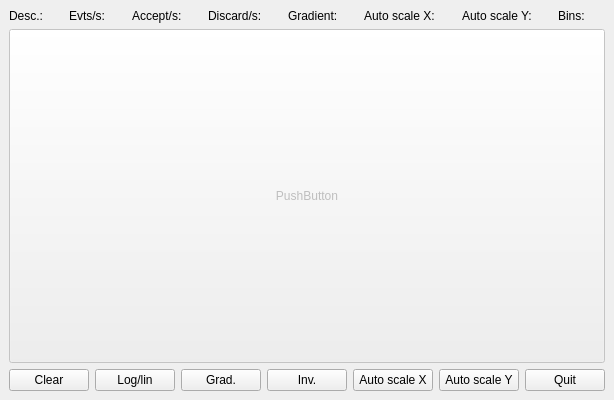
<?xml version="1.0" encoding="UTF-8"?>
<ui version="4.0">
 <class>MainWindow</class>
 <widget class="QMainWindow" name="MainWindow">
  <property name="geometry">
   <rect>
    <x>0</x>
    <y>0</y>
    <width>600</width>
    <height>400</height>
   </rect>
  </property>
  <property name="sizePolicy">
   <sizepolicy hsizetype="Expanding" vsizetype="Expanding">
    <horstretch>0</horstretch>
    <verstretch>0</verstretch>
   </sizepolicy>
  </property>
  <property name="maximumSize">
   <size>
    <width>4000</width>
    <height>4000</height>
   </size>
  </property>
  <property name="windowTitle">
   <string>MainWindow</string>
  </property>
  <widget class="QWidget" name="centralwidget">
   <property name="sizePolicy">
    <sizepolicy hsizetype="Expanding" vsizetype="Expanding">
     <horstretch>0</horstretch>
     <verstretch>0</verstretch>
    </sizepolicy>
   </property>
   <property name="minimumSize">
    <size>
     <width>0</width>
     <height>0</height>
    </size>
   </property>
   <property name="maximumSize">
    <size>
     <width>4000</width>
     <height>4000</height>
    </size>
   </property>
   <layout class="QVBoxLayout" name="verticalLayout">
    <item>
     <layout class="QHBoxLayout" name="StatusLineTop">
      <property name="sizeConstraint">
       <enum>QLayout::SetMaximumSize</enum>
      </property>
      <item>
       <widget class="QLabel" name="lblDescription">
        <property name="sizePolicy">
         <sizepolicy hsizetype="Fixed" vsizetype="Minimum">
          <horstretch>0</horstretch>
          <verstretch>0</verstretch>
         </sizepolicy>
        </property>
        <property name="text">
         <string>Desc.:</string>
        </property>
       </widget>
      </item>
      <item>
       <widget class="QLabel" name="lblDescriptionText">
        <property name="sizePolicy">
         <sizepolicy hsizetype="Preferred" vsizetype="Minimum">
          <horstretch>0</horstretch>
          <verstretch>0</verstretch>
         </sizepolicy>
        </property>
        <property name="text">
         <string/>
        </property>
       </widget>
      </item>
      <item>
       <widget class="QLabel" name="lblEventRate">
        <property name="sizePolicy">
         <sizepolicy hsizetype="Minimum" vsizetype="Minimum">
          <horstretch>0</horstretch>
          <verstretch>0</verstretch>
         </sizepolicy>
        </property>
        <property name="text">
         <string>Evts/s:</string>
        </property>
       </widget>
      </item>
      <item>
       <widget class="QLabel" name="lblEventRateText">
        <property name="sizePolicy">
         <sizepolicy hsizetype="Preferred" vsizetype="Minimum">
          <horstretch>0</horstretch>
          <verstretch>0</verstretch>
         </sizepolicy>
        </property>
        <property name="text">
         <string/>
        </property>
       </widget>
      </item>
      <item>
       <widget class="QLabel" name="lblAcceptRate">
        <property name="sizePolicy">
         <sizepolicy hsizetype="Minimum" vsizetype="Minimum">
          <horstretch>0</horstretch>
          <verstretch>0</verstretch>
         </sizepolicy>
        </property>
        <property name="text">
         <string>Accept/s:</string>
        </property>
       </widget>
      </item>
      <item>
       <widget class="QLabel" name="lblAcceptRateText">
        <property name="sizePolicy">
         <sizepolicy hsizetype="Preferred" vsizetype="Minimum">
          <horstretch>0</horstretch>
          <verstretch>0</verstretch>
         </sizepolicy>
        </property>
        <property name="text">
         <string/>
        </property>
       </widget>
      </item>
      <item>
       <widget class="QLabel" name="lblDiscardedPixels">
        <property name="sizePolicy">
         <sizepolicy hsizetype="Minimum" vsizetype="Minimum">
          <horstretch>0</horstretch>
          <verstretch>0</verstretch>
         </sizepolicy>
        </property>
        <property name="text">
         <string>Discard/s:</string>
        </property>
       </widget>
      </item>
      <item>
       <widget class="QLabel" name="lblDiscardedPixelsText">
        <property name="sizePolicy">
         <sizepolicy hsizetype="Preferred" vsizetype="Minimum">
          <horstretch>0</horstretch>
          <verstretch>0</verstretch>
         </sizepolicy>
        </property>
        <property name="text">
         <string/>
        </property>
       </widget>
      </item>
      <item>
       <widget class="QLabel" name="lblGradient">
        <property name="sizePolicy">
         <sizepolicy hsizetype="Preferred" vsizetype="Minimum">
          <horstretch>0</horstretch>
          <verstretch>0</verstretch>
         </sizepolicy>
        </property>
        <property name="text">
         <string>Gradient:</string>
        </property>
       </widget>
      </item>
      <item>
       <widget class="QLabel" name="lblGradientText">
        <property name="sizePolicy">
         <sizepolicy hsizetype="Preferred" vsizetype="Minimum">
          <horstretch>0</horstretch>
          <verstretch>0</verstretch>
         </sizepolicy>
        </property>
        <property name="text">
         <string/>
        </property>
       </widget>
      </item>
      <item>
       <widget class="QLabel" name="lblAutoScaleX">
        <property name="sizePolicy">
         <sizepolicy hsizetype="Preferred" vsizetype="Minimum">
          <horstretch>0</horstretch>
          <verstretch>0</verstretch>
         </sizepolicy>
        </property>
        <property name="text">
         <string>Auto scale X:</string>
        </property>
       </widget>
      </item>
      <item>
       <widget class="QLabel" name="lblAutoScaleXText">
        <property name="sizePolicy">
         <sizepolicy hsizetype="Preferred" vsizetype="Minimum">
          <horstretch>0</horstretch>
          <verstretch>0</verstretch>
         </sizepolicy>
        </property>
        <property name="text">
         <string/>
        </property>
       </widget>
      </item>
      <item>
       <widget class="QLabel" name="lblAutoScaleY">
        <property name="sizePolicy">
         <sizepolicy hsizetype="Preferred" vsizetype="Minimum">
          <horstretch>0</horstretch>
          <verstretch>0</verstretch>
         </sizepolicy>
        </property>
        <property name="text">
         <string>Auto scale Y:</string>
        </property>
       </widget>
      </item>
      <item>
       <widget class="QLabel" name="lblAutoScaleYText">
        <property name="sizePolicy">
         <sizepolicy hsizetype="Preferred" vsizetype="Minimum">
          <horstretch>0</horstretch>
          <verstretch>0</verstretch>
         </sizepolicy>
        </property>
        <property name="text">
         <string/>
        </property>
       </widget>
      </item>
      <item>
       <widget class="QLabel" name="lblBinSize">
        <property name="sizePolicy">
         <sizepolicy hsizetype="Preferred" vsizetype="Minimum">
          <horstretch>0</horstretch>
          <verstretch>0</verstretch>
         </sizepolicy>
        </property>
        <property name="text">
         <string>Bins:</string>
        </property>
       </widget>
      </item>
      <item>
       <widget class="QLabel" name="lblBinSizeText">
        <property name="sizePolicy">
         <sizepolicy hsizetype="Preferred" vsizetype="Minimum">
          <horstretch>0</horstretch>
          <verstretch>0</verstretch>
         </sizepolicy>
        </property>
        <property name="text">
         <string/>
        </property>
       </widget>
      </item>
     </layout>
    </item>
    <item>
     <layout class="QGridLayout" name="gridLayout">
      <property name="sizeConstraint">
       <enum>QLayout::SetDefaultConstraint</enum>
      </property>
      <item row="0" column="0">
       <widget class="QPushButton" name="pushButtonUnused">
        <property name="enabled">
         <bool>false</bool>
        </property>
        <property name="sizePolicy">
         <sizepolicy hsizetype="Minimum" vsizetype="Expanding">
          <horstretch>0</horstretch>
          <verstretch>0</verstretch>
         </sizepolicy>
        </property>
        <property name="text">
         <string>PushButton</string>
        </property>
       </widget>
      </item>
     </layout>
    </item>
    <item>
     <layout class="QHBoxLayout" name="BottomButtonRow">
      <item>
       <widget class="QPushButton" name="pushButtonClear">
        <property name="text">
         <string>Clear</string>
        </property>
       </widget>
      </item>
      <item>
       <widget class="QPushButton" name="pushButtonLog">
        <property name="text">
         <string>Log/lin</string>
        </property>
       </widget>
      </item>
      <item>
       <widget class="QPushButton" name="pushButtonGradient">
        <property name="text">
         <string>Grad.</string>
        </property>
       </widget>
      </item>
      <item>
       <widget class="QPushButton" name="pushButtonInvert">
        <property name="text">
         <string>Inv.</string>
        </property>
       </widget>
      </item>
      <item>
       <widget class="QPushButton" name="pushButtonAutoScaleX">
        <property name="text">
         <string>Auto scale X</string>
        </property>
       </widget>
      </item>
      <item>
       <widget class="QPushButton" name="pushButtonAutoScaleY">
        <property name="text">
         <string>Auto scale Y</string>
        </property>
       </widget>
      </item>
      <item>
       <spacer name="horizontalSpacer">
        <property name="orientation">
         <enum>Qt::Horizontal</enum>
        </property>
        <property name="sizeHint" stdset="0">
         <size>
          <width>40</width>
          <height>20</height>
         </size>
        </property>
       </spacer>
      </item>
      <item>
       <widget class="QPushButton" name="pushButtonQuit">
        <property name="text">
         <string>Quit</string>
        </property>
       </widget>
      </item>
     </layout>
    </item>
   </layout>
  </widget>
 </widget>
 <resources/>
 <connections/>
</ui>
